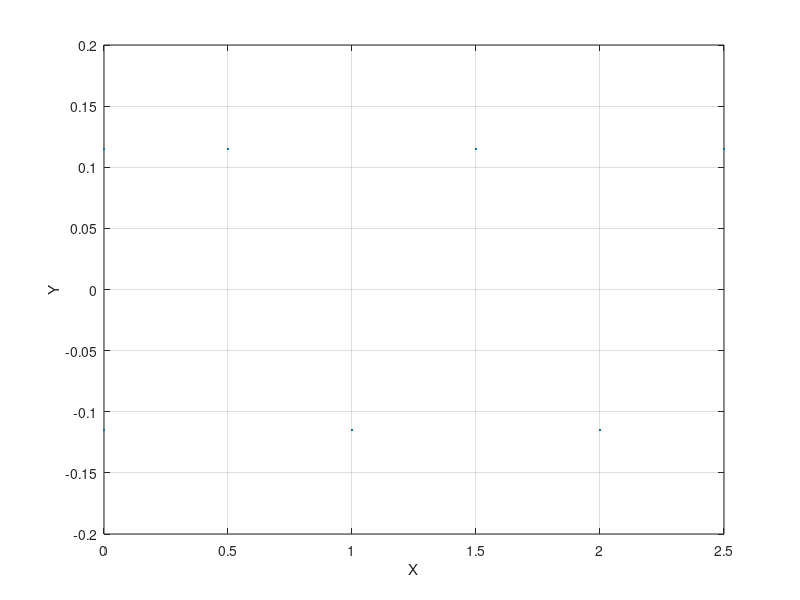
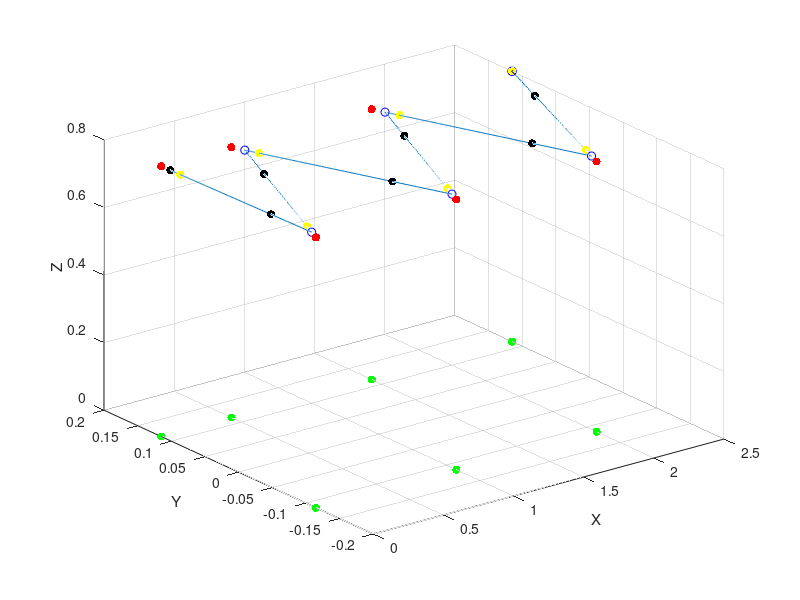

The MATLAB script that drew these images, in order: (Note: this script raises an error after producing the figures.)
clc
clear
rf=[0 0.115 0; 0 -0.115 0;.5 .115 0;1 -.115 0;1.5 .115 0;2 -.115 0;2.5 .115 0];
delta_z_vrp = 0.8;
g = 9.81;
t_step = .8;
t_ds = .3
alpha = .3
% for i=1:6
figure;
plot(rf(:,1),rf(:,2),'.');
xlabel( 'X');
ylabel('Y');
grid on;
r_vrpd=rf;
r_vrpd =[r_vrpd(:,1),r_vrpd(:,2), r_vrpd(:,3) + delta_z_vrp];
figure
scatter3(r_vrpd(:,1),r_vrpd(:,2), r_vrpd(:,3),'r','filled');
xlabel( 'X');
ylabel('Y');
zlabel('Z');
grid on;
hold on;
scatter3(rf(:,1),rf(:,2),rf(:,3),'g','filled');
hold on
%% desired DCM location
ksi_d_eos = zeros(7,3);
ksi_d_eos(7,:) =  r_vrpd (7,:);
for i=6:-1:1
    ksi_d_eos(i,:) = r_vrpd(i+1,:) + (exp((-sqrt(g/delta_z_vrp)*t_step)))*(ksi_d_eos(i+1,:)-r_vrpd(i+1,:));
end 
scatter3(ksi_d_eos(:,1),ksi_d_eos(:,2),ksi_d_eos(:,3),'b')
hold on
% ;kplot3(r_vrpd(:,1),r_vrpd(:,2), r_vrpd(:,3),'r')
sample_time = 0.005;
t = 0:sample_time:t_step * 7 - sample_time;
ksi_d = zeros(length(t), 3);

for j = 1:length(t)
    step_num = ceil(j*sample_time/t_step);
    local_t=mod(t(j),t_step);
    ksi_d(j,:) = r_vrpd(step_num,:) + exp(sqrt(g / delta_z_vrp)*(local_t - t_step)).*(ksi_d_eos(step_num, :) - r_vrpd(step_num, :));
    
%   hold on
end
plot3(ksi_d(:,1),ksi_d(:,2),ksi_d(:,3))
% scatter3(ksi_d(:,1),ksi_d(:,2),ksi_d(:,3),'b','filled');
%% double support
% ksi_iniDS = r_vrpd + exp(-sqrt(g/delta_z_vrp)*t_ds)*(ksi_d-r_vrpd)
ksi_iniDS(1,:) = ksi_d(1,:)
ksi_eoDS(i,:) = r_vrpd(i,:) + exp(sqrt(g/delta_z_vrp)*t_ds*(1-alpha))*(ksi_d(i,:)-r_vrpd(i,:))
for i = 1:7
    if i==1
        ksi_iniDS(i,:) = ksi_d(i,:)
        ksi_eoDS(i,:) = r_vrpd(i,:) + exp(sqrt(g/delta_z_vrp)*t_ds*(1-alpha))*(ksi_d(i,:)-r_vrpd(i,:))
    else
        ksi_eoDS(i,:) = r_vrpd(i,:) + exp(sqrt(g/delta_z_vrp)*t_ds*(1-alpha))*(ksi_d_eos(i-1,:)-r_vrpd(i,:))
        ksi_iniDS(i,:) = r_vrpd(i-1,:) + exp(-sqrt(g/delta_z_vrp)*t_ds*alpha)*(ksi_d_eos(i-1,:)-r_vrpd(i-1,:));
    end
end
scatter3(ksi_eoDS(:,1),ksi_eoDS(:,2),ksi_eoDS(:,3),'y','filled');
hold on
scatter3(ksi_iniDS(:,1),ksi_iniDS(:,2),ksi_iniDS(:,3),'k','filled');
%% polynomial 
for i= 1:7
    if i==1
        ksi_dot_iniDS(i,:) = (ksi_iniDS(i,:) - r_vrpd(i,:))*sqrt(g/delta_z_vrp);
        ksi_dot_eoDS(i,:) = (ksi_eoDS(i,:) - r_vrpd(i,:))*sqrt(g/delta_z_vrp);
    else
        ksi_dot_iniDS(i,:) = (ksi_iniDS(i,:) - r_vrpd(i-1,:))*sqrt(g/delta_z_vrp);
        ksi_dot_eoDS(i,:) = (ksi_eoDS(i,:) - r_vrpd(i,:))*sqrt(g/delta_z_vrp);
    end
end
%%

ksi_traj_ds = struct('index', {}, 'ksi_ds', {});
for i=1:7
    wpts=[ksi_iniDS(i,1) ksi_eoDS(i,1);ksi_iniDS(i,2) ksi_eoDS(i,2)];
    velpts = [ksi_dot_iniDS(i,1) ksi_dot_eoDS(i,1);ksi_dot_iniDS(i,2) ksi_dot_eoDS(i,2)];
    tpts=[0 t_ds];
    tvec=0:sample_time:t_ds;
    ksi_traj_ds(i).index = i;
    [q, qd, qdd, pp] = cubicpolytraj(wpts, tpts, tvec,'VelocityBoundaryCondition',velpts);
    ksi_traj_ds(i).ksi_ds = q';
    plot(q(1, :), q(2, :))
    
end 
final_ksi_traj = ksi_d;
final_ksi_traj(1:t_ds / sample_time +1, 1:2) = ksi_traj_ds(1).ksi_ds;
for i=1:6
    initial_ds = floor((i * t_step - alpha * t_ds) / sample_time)
    final_ds = floor((i * t_step + (1 - alpha) * t_ds) / sample_time)
    final_ksi_traj(initial_ds:final_ds, 1:2) = ksi_traj_ds(i+1).ksi_ds;
end
% figure()
plot(final_ksi_traj(:, 1), final_ksi_traj(:, 2))
hold on

%% com pattern
t_s = 0:sample_time:t_step * 7 - sample_time;
com_traj_final(1,:)=[0,0,.8]
for index = 2:length(t)
    xx = 0;
    for t =1:index
        inte =1/100*final_ksi_traj(t,:)* exp((t/100)/sqrt(delta_z_vrp/g));
        xx = inte + xx;
    end
    com_traj_final(index,:) = (xx/(sqrt(delta_z_vrp/g)) + com_traj_final(1,:))*exp((-index/100)/sqrt(delta_z_vrp/g));  
end
  plot(com_traj_final(:,1),com_traj_final(:,2));
    
